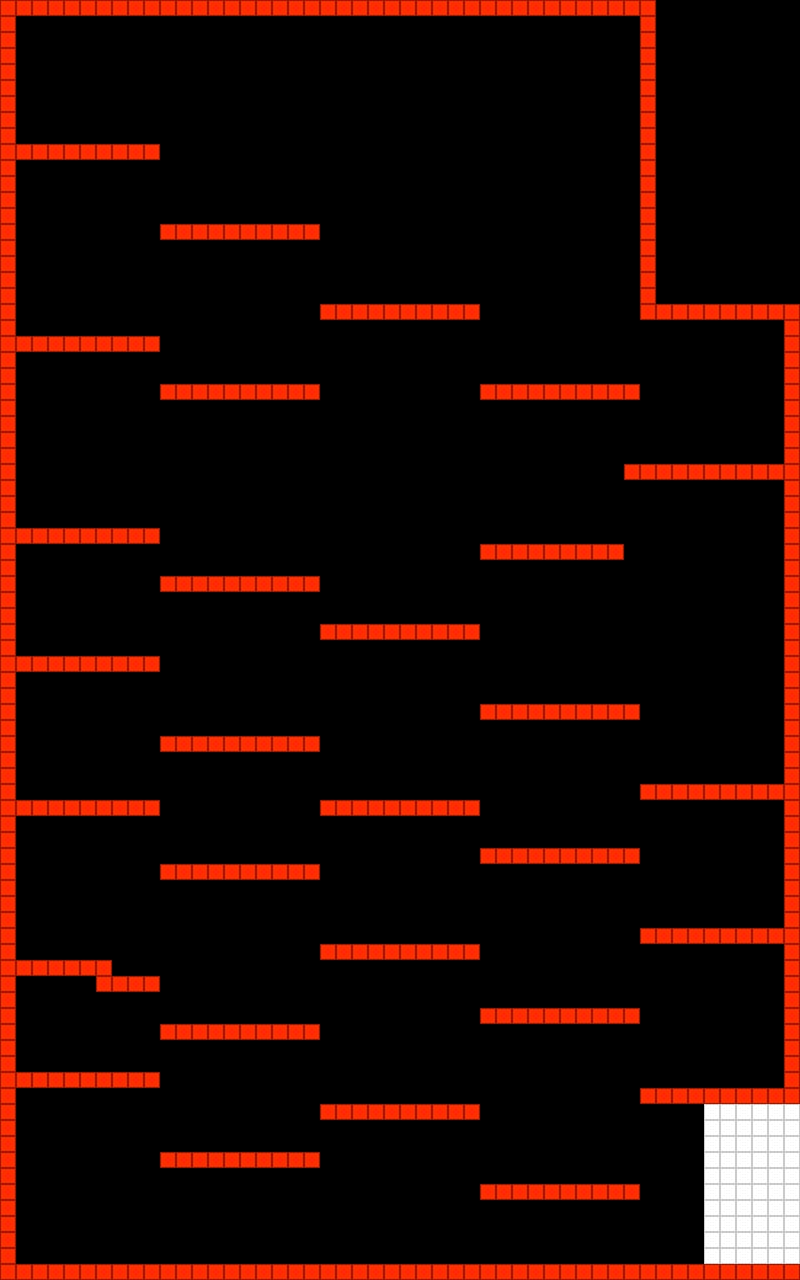

This game map was drawn from its Tiled (.tmx) file and the tilesets committed beside it. A one-line description and the trimmed map source follow:
An orthogonal 50x80 tile map with 16x16 px tiles, 2 tile layers (Solido, Meta) and 64 objects.

<map version="1.10" tiledversion="1.10.2" orientation="orthogonal" renderorder="right-down" width="50" height="80" tilewidth="16" tileheight="16" infinite="0" nextlayerid="6" nextobjectid="67">
 <tileset firstgid="1" source="prueba.tsx" />
 <layer id="1" name="Solido" width="50" height="80">
  <data>[4000 cells, 526 non-empty, 1 distinct tile ids]</data>
 </layer>
 <layer id="2" name="Meta" width="50" height="80">
  <data>[4000 cells, 60 non-empty, 1 distinct tile ids]</data>
 </layer>
 <objectgroup id="4" name="Jugador">
  <object id="3" x="45.3333" y="110" width="22" height="34.6667" />
 </objectgroup>
 <objectgroup id="5" name="Esperanza">
  <object id="4" x="108.667" y="130.667" width="16" height="11.3333" />
  <object id="5" x="176" y="211" width="16" height="11.3333" />
  <object id="6" x="90" y="322.333" width="16" height="11.3333" />
  <object id="7" x="336" y="292.333" width="16" height="11.3333" />
  <object id="8" x="449.333" y="294.333" width="16" height="11.3333" />
  <object id="9" x="287.333" y="211" width="16" height="11.3333" />
  <object id="10" x="176.667" y="369" width="16" height="11.3333" />
  <object id="11" x="282.667" y="369.667" width="16" height="11.3333" />
  <object id="12" x="498.667" y="368.333" width="16" height="11.3333" />
  <object id="13" x="595.333" y="368.333" width="16" height="11.3333" />
  <object id="14" x="638.667" y="449.667" width="16" height="11.3333" />
  <object id="15" x="743.333" y="451" width="16" height="11.3333" />
  <object id="16" x="596" y="533" width="16" height="11.3333" />
  <object id="17" x="498" y="530.333" width="16" height="11.3333" />
  <object id="18" x="454.667" y="610.333" width="16" height="11.3333" />
  <object id="19" x="352" y="607.667" width="16" height="11.3333" />
  <object id="20" x="280.667" y="561.667" width="16" height="11.3333" />
  <object id="21" x="185.333" y="559" width="16" height="11.3333" />
  <object id="22" x="125.333" y="516.333" width="16" height="11.3333" />
  <object id="23" x="38" y="513.667" width="16" height="11.3333" />
  <object id="24" x="37.3333" y="642.333" width="16" height="11.3333" />
  <object id="25" x="118" y="644.333" width="16" height="11.3333" />
  <object id="26" x="168.667" y="721.667" width="16" height="11.3333" />
  <object id="27" x="288" y="723" width="16" height="11.3333" />
  <object id="28" x="502.667" y="689.667" width="16" height="11.3333" />
  <object id="29" x="600.667" y="689" width="16" height="11.3333" />
  <object id="30" x="658.667" y="766.333" width="16" height="11.3333" />
  <object id="31" x="754" y="767" width="16" height="11.3333" />
  <object id="32" x="612.667" y="832.333" width="16" height="11.3333" />
  <object id="33" x="523.333" y="833" width="16" height="11.3333" />
  <object id="34" x="444" y="781" width="16" height="11.3333" />
  <object id="35" x="346" y="783.667" width="16" height="11.3333" />
  <object id="36" x="291.333" y="853" width="16" height="11.3333" />
  <object id="37" x="184.667" y="851" width="16" height="11.3333" />
  <object id="38" x="124.667" y="785" width="16" height="11.3333" />
  <object id="39" x="26" y="786.333" width="16" height="11.3333" />
  <object id="40" x="45.3333" y="947.667" width="16" height="11.3333" />
  <object id="41" x="132" y="962.333" width="16" height="11.3333" />
  <object id="42" x="197.333" y="1009" width="16" height="11.3333" />
  <object id="43" x="276.667" y="1009" width="16" height="11.3333" />
  <object id="44" x="345.333" y="930.333" width="16" height="11.3333" />
  <object id="45" x="437.333" y="929.667" width="16" height="11.3333" />
  <object id="46" x="494" y="991.667" width="16" height="11.3333" />
  <object id="47" x="594.667" y="992.333" width="16" height="11.3333" />
  <object id="48" x="660.667" y="916.333" width="16" height="11.3333" />
  <object id="49" x="748" y="913" width="16" height="11.3333" />
  <object id="50" x="662.667" y="1071.67" width="16" height="11.3333" />
  <object id="51" x="751.333" y="1075.67" width="16" height="11.3333" />
  <object id="52" x="604.667" y="1168.33" width="16" height="11.3333" />
  <object id="53" x="510" y="1171.67" width="16" height="11.3333" />
  <object id="54" x="450.667" y="1087.67" width="16" height="11.3333" />
  <object id="55" x="346" y="1091" width="16" height="11.3333" />
  <object id="56" x="286.667" y="1139" width="16" height="11.3333" />
  <object id="57" x="188.667" y="1139.67" width="16" height="11.3333" />
  <object id="58" x="120" y="1059" width="16" height="11.3333" />
  <object id="59" x="26.6667" y="1059.67" width="16" height="11.3333" />
  <object id="60" x="34" y="1249.67" width="16" height="11.3333" />
  <object id="61" x="98" y="1250.33" width="16" height="11.3333" />
  <object id="62" x="176" y="1250.33" width="16" height="11.3333" />
  <object id="63" x="254" y="1251" width="16" height="11.3333" />
  <object id="64" x="330" y="1249" width="16" height="11.3333" />
  <object id="65" x="396" y="1249" width="16" height="11.3333" />
  <object id="66" x="470" y="1247.67" width="16" height="11.3333" />
 </objectgroup>
</map>
